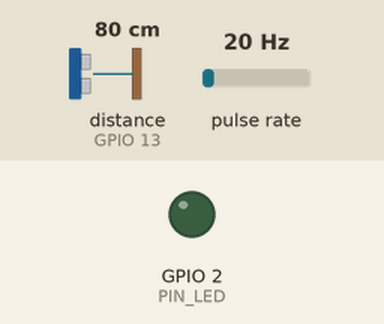
A sketch run on a simulated ESP32. On the bench: output pins drawn as LEDs (lit = HIGH). Wiring (from diagram.json): ultrasonic range finder: trigger GPIO 15; echo GPIO 13. Wiring (inferred from the names in the program): pulse sensor: data GPIO 35. The test bench sets the inputs (shaded band); at power-on: pulse rate 20 Hz, distance to the obstacle (sensor on GPIO 13) 80 cm. The echo pulse lasts 58.3 µs per cm; pins used as bus, display or sensor lines are not drawn; what the sketch prints to the serial monitor is not drawn.

Above: at 1.2 s.
1.3 s: pulse rate (sensor on GPIO 35) set to 100 Hz
Timing chart, 0 to 16.7 s (numbered marks = the images above; inputs shaded):
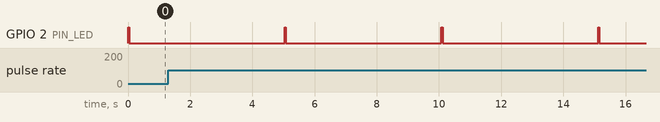

The sketch:

sketch.ino
```cpp
/*
 * NeerSync Node N2: Elevated Storage Reservoir (ESR) Level & Flow Wokwi Virtual Test
 * Simulates ultrasonic echo distance and Hall pulse flow interrupts.
 */

#define PIN_TRIG 15
#define PIN_ECHO 13
#define PIN_FLOW 35
#define PIN_LED  2

static volatile unsigned long pulse_count = 0;
static uint32_t seq = 1;

void IRAM_ATTR onFlowPulse() {
  pulse_count++;
}

void setup() {
  Serial.begin(115200);
  pinMode(PIN_TRIG, OUTPUT);
  pinMode(PIN_ECHO, INPUT);
  pinMode(PIN_FLOW, INPUT_PULLDOWN);
  pinMode(PIN_LED, OUTPUT);
  attachInterrupt(digitalPinToInterrupt(PIN_FLOW), onFlowPulse, RISING);
  Serial.println(F("--- NeerSync Node N2 (ESR Level & Flow) Wokwi Simulation Started ---"));
}

void loop() {
  digitalWrite(PIN_LED, HIGH);

  // Trigger ultrasonic measurement
  digitalWrite(PIN_TRIG, LOW);
  delayMicroseconds(2);
  digitalWrite(PIN_TRIG, HIGH);
  delayMicroseconds(10);
  digitalWrite(PIN_TRIG, LOW);
  long duration = pulseIn(PIN_ECHO, HIGH, 30000);
  float level_cm = (duration > 0) ? (duration * 0.0343f / 2.0f) : 285.0f;
  level_cm = constrain(roundf(level_cm * 10.0f) / 10.0f, 0.0f, 3000.0f);

  // Flow rate calculation
  unsigned long count = pulse_count;
  pulse_count = 0;
  float flow_lpm = (count > 0) ? (count * 2.5f) : 24.5f;

  // 1. Emit esr_level telemetry
  Serial.print(F("{\"schema_version\":\"1.0\",\"node_id\":\"NS-UP-245123-N002\",\"lgd_gp_code\":\"245123\",\"scheme_id\":\"SCH-UP-245123\",\"ts\":\"2026-10-04T12:00:00Z\",\"seq\":"));
  Serial.print(seq++);
  Serial.print(F(",\"type\":\"esr_level\",\"values\":{\"level_cm\":"));
  Serial.print(level_cm, 1);
  Serial.println(F("},\"battery_v\":3.98,\"rssi_dbm\":-72,\"fw\":\"1.0.0\"}"));

  // 2. Emit flow telemetry
  Serial.print(F("{\"schema_version\":\"1.0\",\"node_id\":\"NS-UP-245123-N002\",\"lgd_gp_code\":\"245123\",\"scheme_id\":\"SCH-UP-245123\",\"ts\":\"2026-10-04T12:00:00Z\",\"seq\":"));
  Serial.print(seq++);
  Serial.print(F(",\"type\":\"flow\",\"values\":{\"flow_lpm\":"));
  Serial.print(flow_lpm, 1);
  Serial.println(F("},\"battery_v\":3.98,\"rssi_dbm\":-72,\"fw\":\"1.0.0\"}"));

  digitalWrite(PIN_LED, LOW);
  delay(5000);
}
```

Measured:
- by itself, GPIO 2 (PIN_LED): alternates HIGH for 0.04 s and LOW for 5.0 s
